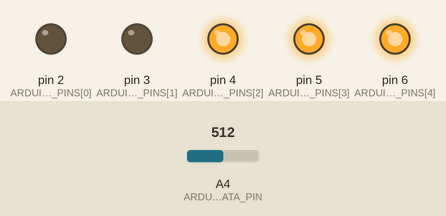
The sketch below on a simulated Arduino Uno, built with avr-gcc and run on an emulated ATmega328P. Parts: output pins drawn as LEDs (lit = HIGH). The test bench sets the inputs (shaded band); at power-on: A4 (ARDUINO_DATA_PIN) = 512. What the sketch prints to the serial monitor is not drawn.

Above: at 0.1 s.
Timing chart, 0 to 1.6 s (numbered marks = the images above):
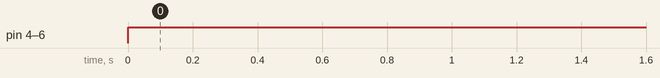

Measured:
- by itself, pin 4 (ARDUINO_SEL_PINS[2]), pin 5 (ARDUINO_SEL_PINS[3]), pin 6 (ARDUINO_SEL_PINS[4]): LOW → HIGH at 0.00 s

The sketch:

arduino_pin_1_test.ino
```cpp
#define BIT(n, i) (n >> i & 1);

const int TOTAL_SELECT_PINS = 6;
const int ARDUINO_SEL_PINS[TOTAL_SELECT_PINS] = { 2, 3, 4, 5, 6, 7 };
const int ARDUINO_DATA_PIN = A4;

const int MUX_SELECT_DELAY_MS = 10;

// select using bits
void set_mux_select(int s1, int s2, int s3, int s4, int s5, int s6) {
	digitalWrite( ARDUINO_SEL_PINS[0], s1 );
	digitalWrite( ARDUINO_SEL_PINS[1], s2 );
	digitalWrite( ARDUINO_SEL_PINS[2], s3 );
	digitalWrite( ARDUINO_SEL_PINS[3], s4 );
	digitalWrite( ARDUINO_SEL_PINS[4], s5 );
	digitalWrite( ARDUINO_SEL_PINS[5], s6 );

	// output mux select
	Serial.print("MUX-SELECT: ");
	Serial.print(s1);
	Serial.print(s2);
	Serial.print(s3);
	Serial.print(s4);
	Serial.print(s5);
	Serial.println(s6);

	// delay for electricity, milliseconds
	delay( MUX_SELECT_DELAY_MS );
}

// convert number index (0-63) to 0/1 mux input
void mux_select_data_pin(int pinIndex) {
	// flip with !BIT so it goes in reverse order (16 -> 0) instead of
	int b1 = !BIT(pinIndex % 16, 0);
	int b2 = !BIT(pinIndex % 16, 1);
	int b3 = !BIT(pinIndex % 16, 2);
	int b4 = !BIT(pinIndex % 16, 3);

	// select mux chip based on pin #
	if (pinIndex >= 0 and pinIndex <= 15) {
		set_mux_select(0, 0, b4, b3, b2, b1);
	} else if (pinIndex >= 16 and pinIndex <= 31) {
		set_mux_select(0, 1, b4, b3, b2, b1);
	} else if (pinIndex >= 32 and pinIndex <= 47) {
		set_mux_select(1, 0, b4, b3, b2, b1);
	} else if (pinIndex >= 48 and pinIndex <= 63) {
		set_mux_select(1, 1, b4, b3, b2, b1);
	}
}

// reads 0 -> 1024
int read_data_pin() {
	return analogRead(ARDUINO_DATA_PIN);
}

void setup() {
	Serial.begin(115200);

	// set analog 0 as input
	pinMode(A0, INPUT);

	// set all select digital pins as output
	for (int i = 0; i < TOTAL_SELECT_PINS - 1; i++) {
		pinMode(ARDUINO_SEL_PINS[i], OUTPUT);
	}
}

void loop() {
	// reading
	mux_select_data_pin(0);
	int reading = read_data_pin();

	// output the readings
	Serial.print("READINGS: ");
	Serial.println(reading);
	delay(20);
}
```
